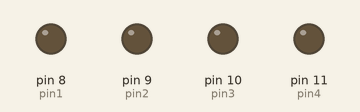
Bench run of a sketch on a simulated Arduino Uno, built with avr-gcc and run on an emulated ATmega328P. Shown: output pins drawn as LEDs (lit = HIGH).

Above: at 0.1 s.
At 4.1 s:
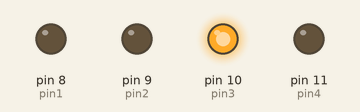
At 8.1 s:
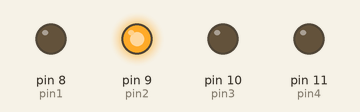
At 18.1 s:
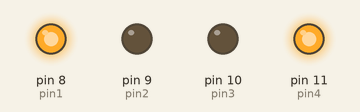
At 28.1 s:
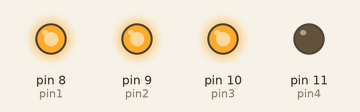
At 38.1 s:
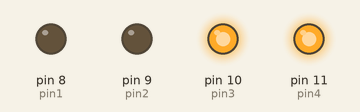
Timing chart, 0 to 39.6 s (numbered marks = the images above):
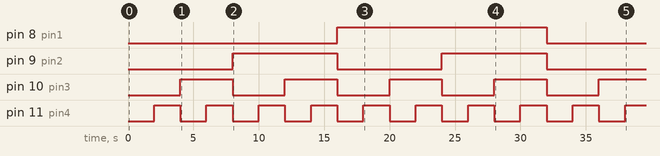

The sketch:

counter.ino
```cpp
int pin1=8;
int pin2=9;
int pin3=10;
int pin4=11;
int del=2000;
void setup() {
  // put your setup code here, to run once:
pinMode(pin1,OUTPUT);
pinMode(pin2,OUTPUT);
pinMode(pin3,OUTPUT);
pinMode(pin4,OUTPUT);
}

void loop() {
  // put your main code here, to run repeatedly:
digitalWrite(pin1,LOW);
digitalWrite(pin2,LOW);
digitalWrite(pin3,LOW);
digitalWrite(pin4,LOW);
delay(del);

digitalWrite(pin1,LOW);
digitalWrite(pin2,LOW);
digitalWrite(pin3,LOW);
digitalWrite(pin4,HIGH);
delay(del);

digitalWrite(pin1,LOW);
digitalWrite(pin2,LOW);
digitalWrite(pin3,HIGH);
digitalWrite(pin4,LOW);
delay(del);

digitalWrite(pin1,LOW);
digitalWrite(pin2,LOW);
digitalWrite(pin3,HIGH);
digitalWrite(pin4,HIGH);
delay(del);

digitalWrite(pin1,LOW);
digitalWrite(pin2,HIGH);
digitalWrite(pin3,LOW);
digitalWrite(pin4,LOW);
delay(del);

digitalWrite(pin1,LOW);
digitalWrite(pin2,HIGH);
digitalWrite(pin3,LOW);
digitalWrite(pin4,HIGH);
delay(del);

digitalWrite(pin1,LOW);
digitalWrite(pin2,HIGH);
digitalWrite(pin3,HIGH);
digitalWrite(pin4,LOW);
delay(del);

digitalWrite(pin1,LOW);
digitalWrite(pin2,HIGH);
digitalWrite(pin3,HIGH);
digitalWrite(pin4,HIGH);
delay(del);

digitalWrite(pin1,HIGH);
digitalWrite(pin2,LOW);
digitalWrite(pin3,LOW);
digitalWrite(pin4,LOW);
delay(del);

digitalWrite(pin1,HIGH);
digitalWrite(pin2,LOW);
digitalWrite(pin3,LOW);
digitalWrite(pin4,HIGH);
delay(del);

digitalWrite(pin1,HIGH);
digitalWrite(pin2,LOW);
digitalWrite(pin3,HIGH);
digitalWrite(pin4,LOW);
delay(del);

digitalWrite(pin1,HIGH);
digitalWrite(pin2,LOW);
digitalWrite(pin3,HIGH);
digitalWrite(pin4,HIGH);
delay(del);

digitalWrite(pin1,HIGH);
digitalWrite(pin2,HIGH);
digitalWrite(pin3,LOW);
digitalWrite(pin4,LOW);
delay(del);

digitalWrite(pin1,HIGH);
digitalWrite(pin2,HIGH);
digitalWrite(pin3,LOW);
digitalWrite(pin4,HIGH);
delay(del);

digitalWrite(pin1,HIGH);
digitalWrite(pin2,HIGH);
digitalWrite(pin3,HIGH);
digitalWrite(pin4,LOW);
delay(del);

digitalWrite(pin1,HIGH);
digitalWrite(pin2,HIGH);
digitalWrite(pin3,HIGH);
digitalWrite(pin4,HIGH);
delay(del);
}
```

Measured:
- by itself, pin 8 (pin1): LOW → HIGH at 16.0 s, → LOW 16.0 s later
- by itself, pin 9 (pin2): alternates HIGH for 8.0 s and LOW for 8.0 s
- by itself, pin 10 (pin3): alternates HIGH for 4.0 s and LOW for 4.0 s
- by itself, pin 11 (pin4): alternates HIGH for 2.0 s and LOW for 2.0 s
